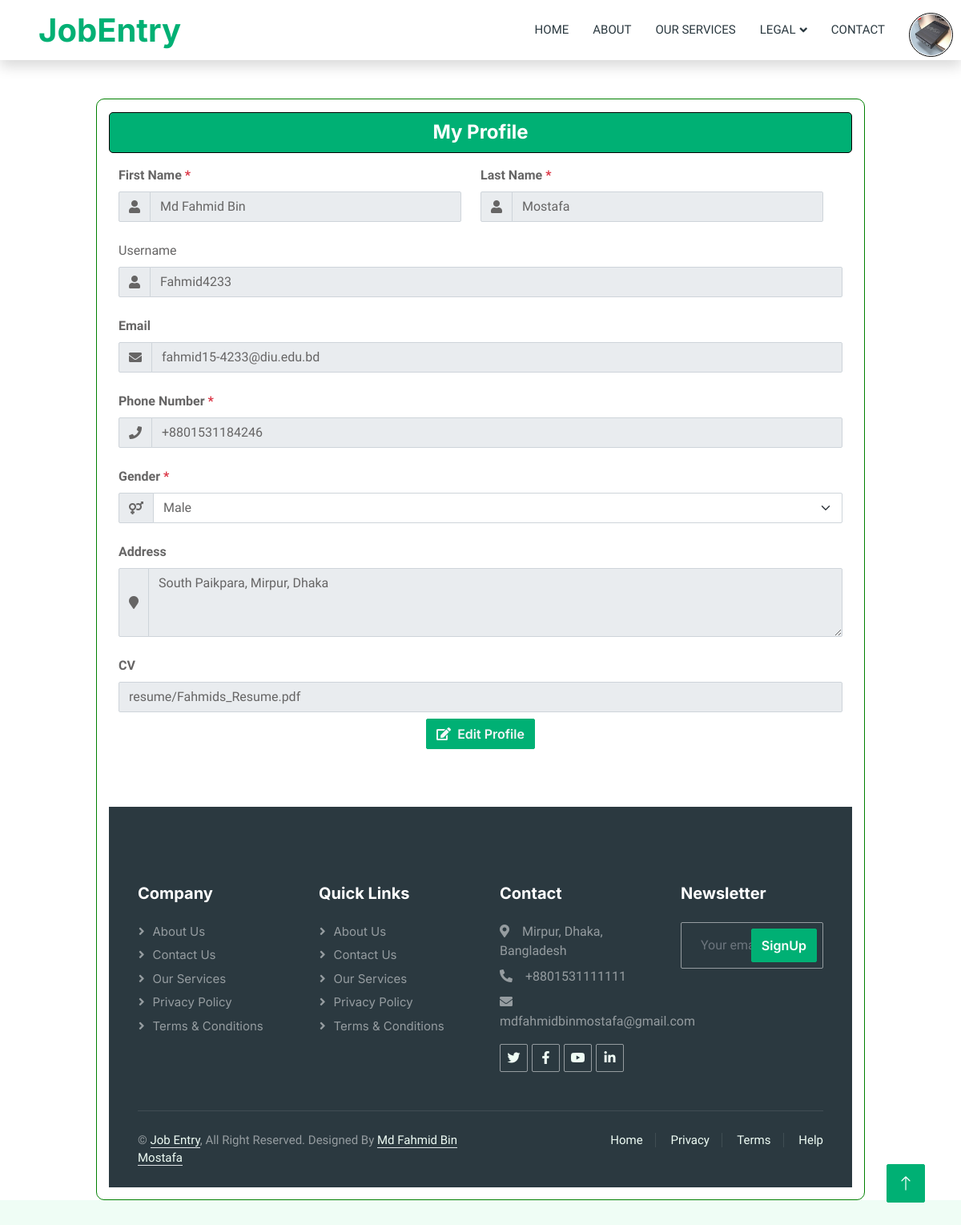
Screenshot of /profile/my_profile (signed in) with the database file from the repository.
### jobapp/models.py (models this page shows)
class CustomUser(AbstractUser):
    USER = ((1, 'Recruiter'),
            (2, 'Applicant'))
    profile_pic = models.ImageField(upload_to='profile_pic', null=True)
    user_type = models.CharField(choices=USER, max_length=20, null=True)
    reset_token = models.CharField(max_length=100, null=True, blank=True)

class Applicant(models.Model):
    user = models.OneToOneField(CustomUser, on_delete=models.CASCADE, null=True)
    first_name = models.CharField(max_length=50, null=True)
    last_name = models.CharField(max_length=50, null=True)
    address = models.TextField(null=True, blank=True)
    cv = models.FileField(upload_to='resume', validators=[FileExtensionValidator(allowed_extensions=['pdf'])])
    gender = models.CharField(max_length=20)
    phone_number = models.CharField(max_length=15, null=True)

### jobapp/views.py (the view)
# urls.py: path('profile/my_profile', views.my_profile, name='my_profile'),
@login_required(login_url='login')
def my_profile(request):
    if request.user.user_type == '2':
        applicant = Applicant.objects.get(user=request.user)
    else:
        recruiter = Recuiter.objects.get(user=request.user)
    return render(request, 'my_profile.html', {'applicant': recruiter if request.user.user_type == '1' else applicant})

### jobapp/views.py (called while the page is built)
def notification_processor(request):
    if request.user.is_authenticated:
        if request.user.user_type == '2':  # Applicant
            unread_count = Notification.objects.filter(user=request.user, is_read=False).count()
            return {'unread_notification_count': unread_count}
    return {'unread_notification_count': 0}

### templates/my_profile.html (shortened to what this page needs)
{% extends 'base.html' %} {% load static %} {% block content %}
<div
  class="row pt-3 mt-5 mb-5"
  style="
    width: 80%;
    margin: 0 auto;
    border: 1px solid #008000;
    padding: 15px;
    border-radius: 10px;
  "
>
  <h4
    class="mb-3"
    style="
      display: flex;
      justify-content: center;
      align-items: center;
      text-align: center;
      margin: 0 auto;
      background: var(--primary);
      padding: 10px;
      border: 1px solid black;
      border-radius: 5px;
      color: white;
    "
  >
    My Profile
  </h4>
  {% if user.user_type == '2' %}
  <div class="row mb-4">
    <div class="col-md-6">
      <label class="form-label fw-bold">First Name <span class="text-danger">*</span></label>
      <div class="input-group">
        <span class="input-group-text"><i class="fa fa-user"></i></span>
        <input
          type="text"
          class="form-control"
          value="{{ user.first_name }}"
          name="f_name"
          readonly
        />
      </div>
    </div>
    <div class="col-md-6">
      <label class="form-label fw-bold">Last Name <span class="text-danger">*</span></label>
      <div class="input-group">
        <span class="input-group-text"><i class="fa fa-user"></i></span>
        <input
          type="text"
          class="form-control"
          value="{{ user.last_name }}"
          name="l_name"
          readonly
        />
      </div>
    </div>
  </div>
  <div class="mb-4">
    <label class="form-label">Username</label>
    <div class="input-group">
        <span class="input-group-text"><i class="fa fa-user"></i></span>
        <input
          type="text"
          class="form-control"
          value="{{ user.username }}"
          name="username"
          readonly
        />
      </div>
  </div>
  <div class="mb-4">
    <label class="form-label fw-bold">Email</label>
    <div class="input-group">
      <span class="input-group-text"><i class="fa fa-envelope"></i></span>
      <input
        type="email"
        class="form-control"
        value="{{ user.email }}"
        name="email"
        readonly
      />
    </div>
  </div>
  <div class="mb-4">
    <label class="form-label fw-bold">Phone Number <span class="text-danger">*</span></label>
    <div class="input-group">
      <span class="input-group-text"><i class="fa fa-phone"></i></span>
      <input
        type="text"
        class="form-control"
        value="{{ applicant.phone_number }}"
        name="p_number"
        readonly
      />
    </div>
  </div>
  <div class="mb-4">
    <label class="form-label fw-bold">Gender <span class="text-danger">*</span></label>
    <div class="input-group">
      <span class="input-group-text"><i class="fa fa-venus-mars"></i></span>
      <select class="form-select" name="gender" readonly>
        <option value="Male" {% if applicant.gender == 'Male' %}selected{% endif %}>Male</option>
      </select>
    </div>
  </div>
  <div class="mb-4">
    <label class="form-label fw-bold">Address</label>
    <div class="input-group">
      <span class="input-group-text"><i class="fa fa-map-marker"></i></span>
      <textarea class="form-control" name="address" rows="3" readonly>{{ applicant.address }}</textarea>
    </div>
  </div>
  <div class="mb-4">
    <label class="form-label fw-bold">CV</label>
    <input
      type="text"
      class="form-control mb-2"
      value="{{ applicant.cv }}"
      readonly
    />
  {% endif %}
  <div class="mt-2 text-center">
    <a
      href="{% url 'edit_profile' %}"
      class="btn btn-primary"
      style="color: #f5f5f7; background: var(--primary)"
      ><i class="fa fa-edit"></i>&nbsp;&nbsp;Edit Profile</a
    >
  </div>
</div>
{% endblock %}

### templates/navbar.html (shortened to what this page needs)
{% load static %}
<nav class="navbar navbar-expand-lg bg-white navbar-light shadow sticky-top p-0">
    <a href="{% url 'index' %}" class="navbar-brand d-flex align-items-center text-center py-0 px-4 px-lg-5">
        <h1 class="m-0 text-primary">JobEntry</h1>
    </a>
    <div class="collapse navbar-collapse" id="navbarCollapse">
        <div class="navbar-nav ms-auto p-4 p-lg-0">
            <a href="{% url 'index' %}" class="nav-item nav-link {% if request.resolver_match.url_name == 'index' %}active{% endif %}">Home</a>
            <a href="{% url 'about' %}" class="nav-item nav-link {% if request.resolver_match.url_name == 'about' %}active{% endif %}">About</a>
            <a href="{% url 'our_services' %}" class="nav-item nav-link {% if request.resolver_match.url_name == 'our_services' %}active{% endif %}">Our Services</a>
            <div class="nav-item dropdown">
                <a href="#" class="nav-link dropdown-toggle {% if request.resolver_match.url_name in 'privacy_policy terms_conditions' %}active{% endif %}" data-bs-toggle="dropdown">Legal</a>
            </div>
            <a href="{% url 'contact' %}" class="nav-item nav-link {% if request.resolver_match.url_name == 'contact' %}active{% endif %}">Contact</a>
            {% if request.user.is_authenticated %}
                <div class="action position-relative">
                    <div class="profile d-flex align-items-center" onclick="menuToggle();" style="border: 1px solid black; margin-right: 10px; margin-top: 15px;">
                        {% if request.user.user_type == '1' %}
                            {% with recruiter=request.user.recuiter %}
                                {% if recruiter.logo %}
                                    <img src="{{ recruiter.logo.url }}" alt="Company Logo" class="rounded-circle border profile-img">
                                {% else %}
                                    <img src="{% static 'assets/img/default-company-logo.png' %}" alt="Company Logo" class="rounded-circle border profile-img">
                                {% endif %}
                            {% endwith %}
                        {% else %}
                            {% if request.user.profile_pic %}
                                <img src="{{ request.user.profile_pic.url }}" alt="Applicant Image" class="rounded-circle border profile-img">
                            {% else %}
                                <img src="{% static 'assets/img/default-profile.png' %}" alt="Applicant Image" class="rounded-circle border profile-img">
                            {% endif %}
                        {% endif %}
                    </div>
                </div>
            {% else %}
                <a href="{% url 'login' %}" class="nav-item nav-link {% if request.resolver_match.url_name == 'login' %}active{% endif %}">Login/Signup</a>
            {% endif %}
        </div>
    </div>
</nav>

### static/css/style.css (style rules this page uses)
:root { --primary: #00B074; --secondary: #2B9BFF; --light: #EFFDF5; --dark: #2B3940; }
.btn { font-family: 'Inter', sans-serif; font-weight: 600; transition: .5s; }
.btn.btn-primary, .btn.btn-secondary { color: #FFFFFF; }
.navbar .dropdown-toggle::after { border: none; content: "\f107"; font-family: "Font Awesome 5 Free"; font-weight: 900; vertical-align: middle; margin-left: 5px; transition: .5s; }
.navbar-dark .navbar-nav .nav-link, .navbar-light .navbar-nav .nav-link { margin-right: 30px; padding: 25px 0; color: #FFFFFF; font-size: 15px; text-transform: uppercase; outline: none; }
.navbar-light .navbar-brand, .navbar-light a.btn { height: 75px; }
.navbar-light .navbar-nav .nav-link { color: var(--dark); font-weight: 500; }
.navbar-light.sticky-top { top: -100px; transition: .5s; }
.action .profile { position: relative; width: 55px; height: 55px; border-radius: 50%; overflow: hidden; cursor: pointer; }
.action .profile img { position: absolute; top: 0; left: 0; width: 100%; height: 100%; object-fit: cover; }

### rows the page displays
CustomUser: user.profile_pic (picture), f_name "Md Fahmid Bin", l_name "Mostafa", username "Fahmid4233", email "fahmid15-4233@diu.edu.bd"
Applicant: p_number "+8801531184246", gender "Male", address "South Paikpara, Mirpur, Dhaka", cv "resume/Fahmids_Resume.pdf"
